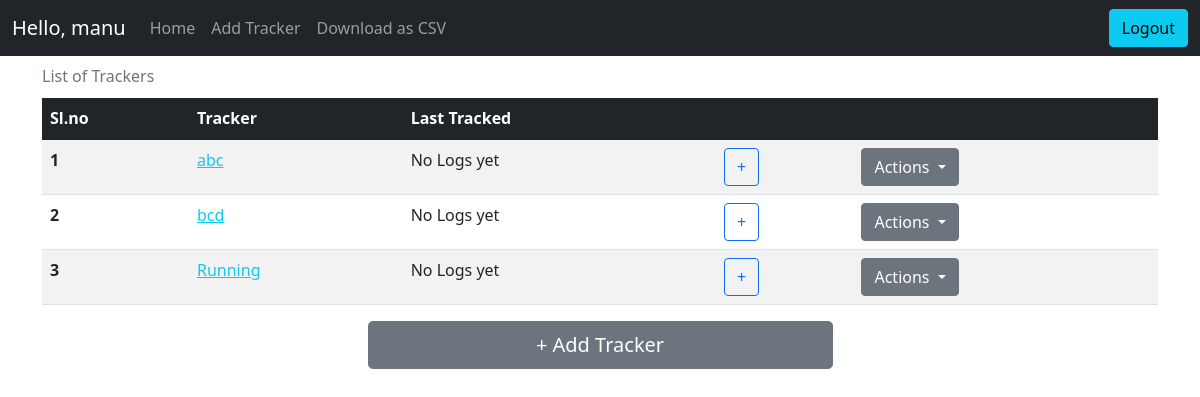
/ (signed in), run on an earlier commit of the app's database.
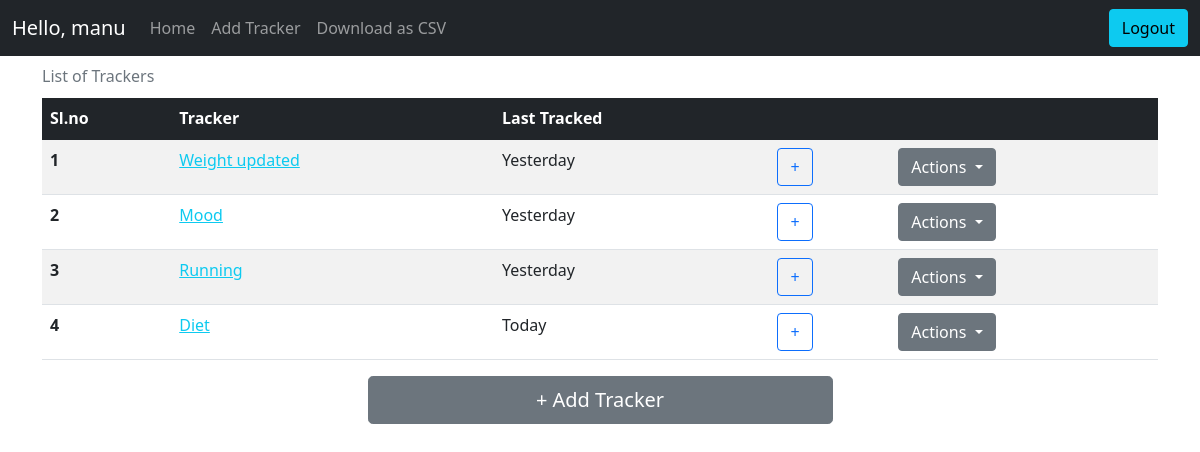
And on a later commit of the database.
### application/models.py (models this page shows)
class User(db.Model, UserMixin):
    __tablename__ = "user"
    id = db.Column(db.Integer, autoincrement=True, primary_key=True)
    username = db.Column(db.String)
    email = db.Column(db.String, unique=True)
    password = db.Column(db.String(255))
    active = db.Column(db.Boolean())
    trackers = db.relationship("Tracker", backref="tracker")
    roles = db.relationship('Role', secondary=roles_users, backref=db.backref('users', lazy='dynamic'))

class Tracker(db.Model):
    __tablename__ = "tracker"
    id = db.Column(db.Integer, primary_key=True, autoincrement=True)
    name = db.Column(db.String, nullable=False)
    description = db.Column(db.String)
    type = db.Column(db.Integer, nullable=False)
    settings = db.Column(db.String)
    user_id = db.Column(db.Integer,  db.ForeignKey("user.id"), nullable=False)
    activity = db.relationship("Activity", backref="activity")

### main.py (the view)
@app.route("/", methods=["GET"])
@login_required
def home():
    if request.method == "GET":
        trackers, lastTimestamps = getTrackers()
        return (
            render_template(
                "home.html", trackers=trackers, lastTimestamps=lastTimestamps
            ),
            200,
        )

### main.py (called while the page is built)
@app.after_request
def after_request(response):
    header = response.headers
    header["Access-Control-Allow-Origin"] = "*"
    return response

@app.after_request
def after_request(response):
    header = response.headers
    header["Access-Control-Allow-Origin"] = "*"
    return response

def getTrackers():
    trackers = (
        db.session.query(Tracker).filter(Tracker.user_id == current_user.id).all()
    )
    lastTimeStamps = {}
    for t in trackers:
        activity = (
            db.session.query(Activity)
            .filter(Activity.tracker_id == t.id)
            .order_by(Activity.timestamp.desc())
            .first()
        )
        if activity is None:
            lastTimeStamps[t.id] = "No Logs yet"
        else:
            lastTimeStamps[t.id] = convertToNaturalday(activity.timestamp)
    return trackers, lastTimeStamps

def convertToNaturalday(dt):
    count = (datetime.now() - dt).days
    if count == 0 or count == -1:
        return "Today"
    elif count == 1:
        return "Yesterday"
    elif count > 1 and count < 31:
        return str(count) + " day(s) ago"
    elif count > 30 and count < 366:
        return (
            "" + str(int(count / 30)) + " Month(s) " + str(count % 30) + " Day(s) ago"
        )
    elif count > 365:
        noOfYears = str(int(count / 365))
        remaining = str(count % 365)
        return "" + noOfYears + " Year(s) " + remaining + " Day(s) ago"
    return (datetime.now() - dt).days

### templates/home.html (shortened to what this page needs)
<!DOCTYPE html>
<html>
{% include './head_content.html' %}
<body  onload="onLoadHome()">
    {% include './navbar.html' %}
    <div class="container">
        {% if trackers|length > 0 %}
        <table class="table table-striped table-hover caption-top">
            <caption>List of Trackers</caption>
            <thead class="table-dark">
                <tr>
                    <th scope="col">Sl.no</th>
                    <th scope="col">Tracker</th>
                    <th scope="col">Last Tracked</th>
                    <th scope="col"></th>
                    <th scope="col"></th>
                </tr>
            </thead>
            <tbody>
                {% for t in trackers %}
                <tr>
                    <th scope="row"> {{ loop.index }}</th>
                    <td><a href="/tracker/{{ t.id }}/overview" class="tracker-links link-info">{{ t.name }}</a></td>
                    <td>{{ lastTimestamps[t.id] }}</td>
                    <td><a class="btn btn-outline-primary" href="/tracker/{{ t.id }}/log" role="button">+</a></td>
                    <td>
                        <div class="dropdown">
                            <a class="btn btn-secondary dropdown-toggle" href="#" role="button" id="dropdownMenuLink"
                                data-bs-toggle="dropdown" aria-expanded="false">
                                Actions
                            </a>
                        </div>
                    </td>
                </tr>
                {% endfor %}
            </tbody>
        </table>
        {% else %}
        <h5 class="text-center">There are no trackers present. Go ahead create one by cliking Add Tracker</h5>
        {% endif %}
        <div class="vstack gap-2 col-md-5 mx-auto">
            <a class="btn btn-secondary btn-lg" href="/tracker/create" role="button">+ Add Tracker</a>
        </div>
    </div>
</body>
</html>

### templates/head_content.html (shortened to what this page needs)
<head>
    <link rel="stylesheet" href="https://cdn.jsdelivr.net/npm/bootstrap-icons@1.8.1/font/bootstrap-icons.css">
    <link href="https://cdn.jsdelivr.net/npm/bootstrap@5.1.3/dist/css/bootstrap.min.css" rel="stylesheet"
>
    <link rel="stylesheet" type="text/css" href="{{ url_for('static', filename='style.css') }}" />
</head>

### templates/navbar.html (shortened to what this page needs)
<nav class="navbar sticky-top navbar-expand-lg navbar-dark bg-dark">
  <div class="container-fluid">
    <a class="navbar-brand" href="/">Hello, {{current_user.username}}</a>
    {% if current_user.is_authenticated %}
    <div class="collapse navbar-collapse" id="navbarText">
      <ul class="navbar-nav me-auto mb-2 mb-lg-0">
        <li class="nav-item">
          <a class="nav-link" aria-current="page" href="/">Home</a>
        </li>
        <li class="nav-item">
          <a class="nav-link" href="/tracker/create">Add Tracker</a>
        </li>
        <li class="nav-item">
          <a class="nav-link" href="/export">Download as CSV</a>
        </li>
      </ul>
      <form action="/logout" method="GET">
        <button class="btn btn-info" type="submit">Logout</button>
      </form>
      {% elif isLogin == True %}
      <form action="/register" method="GET">
        <button class="btn btn-info" type="submit">Register</button>
      </form>
      {% else %}
      <form action="/login" method="GET">
        <button class="btn btn-info" type="submit">Login</button>
      </form>
      {% endif %}
    </div>
  </div>
</nav>

What changed in the data, as far as the page shows it:
removed Tracker: name "bcd", lastTimestamps "No Logs yet"
changed Tracker: name "abc" → "Weight updated"; lastTimestamps "No Logs yet" → "Yesterday"
added Tracker: name "Mood", lastTimestamps "Yesterday"
changed Tracker "Running": lastTimestamps "No Logs yet" → "Yesterday"
added Tracker: name "Diet", lastTimestamps "Today"
